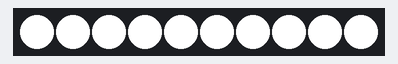
Simulated run of this sketch. Board: ATtiny85, built for the host (arithmetic inside an expression is 32-bit, double 64-bit). Parts: 10 RGB LEDs in strip order, left to right.

Above: at 0.1 s.
At 10.06 s:
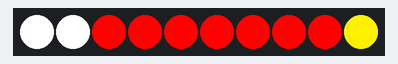
At 11.56 s:
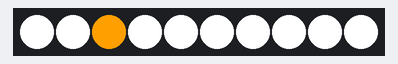
At 19.97 s:
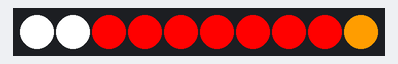
At 30.48 s:
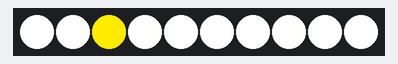
At 39.79 s:
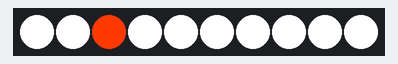

The sketch:

simple.ino
```cpp
#include <Adafruit_NeoPixel.h>
#ifdef AVR
#include <avr/power.h>
#endif

#define PIN 2
#define NUMPIXELS 10
Adafruit_NeoPixel pikselit(NUMPIXELS, PIN, NEO_GRB + NEO_KHZ800);

void setup()
{
#if defined(AVR_ATtiny85) && (F_CPU == 16000000)
  clock_prescale_set(clock_div_1);
#endif
  pikselit.begin();
}

#define SIIRTYMISAIKA 1200

void loop()
{
  static unsigned long siirtymisenAlkuaika = 0;
  static int nykyinenPikseli = 0;
  static bool onkoSiirtymassa = false;

  if (!onkoSiirtymassa)
  {
    pikselit.clear();
    for (int i = 0; i < NUMPIXELS; i++)
    {
      pikselit.setPixelColor(i, pikselit.Color(255, 255, 255));
    }
    pikselit.show();

    if (millis() - siirtymisenAlkuaika >= SIIRTYMISAIKA)
    {
      siirtymisenAlkuaika = millis();
      nykyinenPikseli = 2;
      onkoSiirtymassa = true;
    }
  }
  else
  {
    int punainen = 255;
    int vihreä = map(millis() - siirtymisenAlkuaika, 255, SIIRTYMISAIKA, 255, 0);
    int sininen = 0;

    pikselit.setPixelColor(nykyinenPikseli, pikselit.Color(punainen, vihreä, sininen));
    pikselit.show();

    if (millis() - siirtymisenAlkuaika >= SIIRTYMISAIKA)
    {
      nykyinenPikseli++;
      if (nykyinenPikseli >= NUMPIXELS)
      {
        onkoSiirtymassa = false;
      }
      else
      {
        siirtymisenAlkuaika = millis();
      }
    }
  }
}
```
